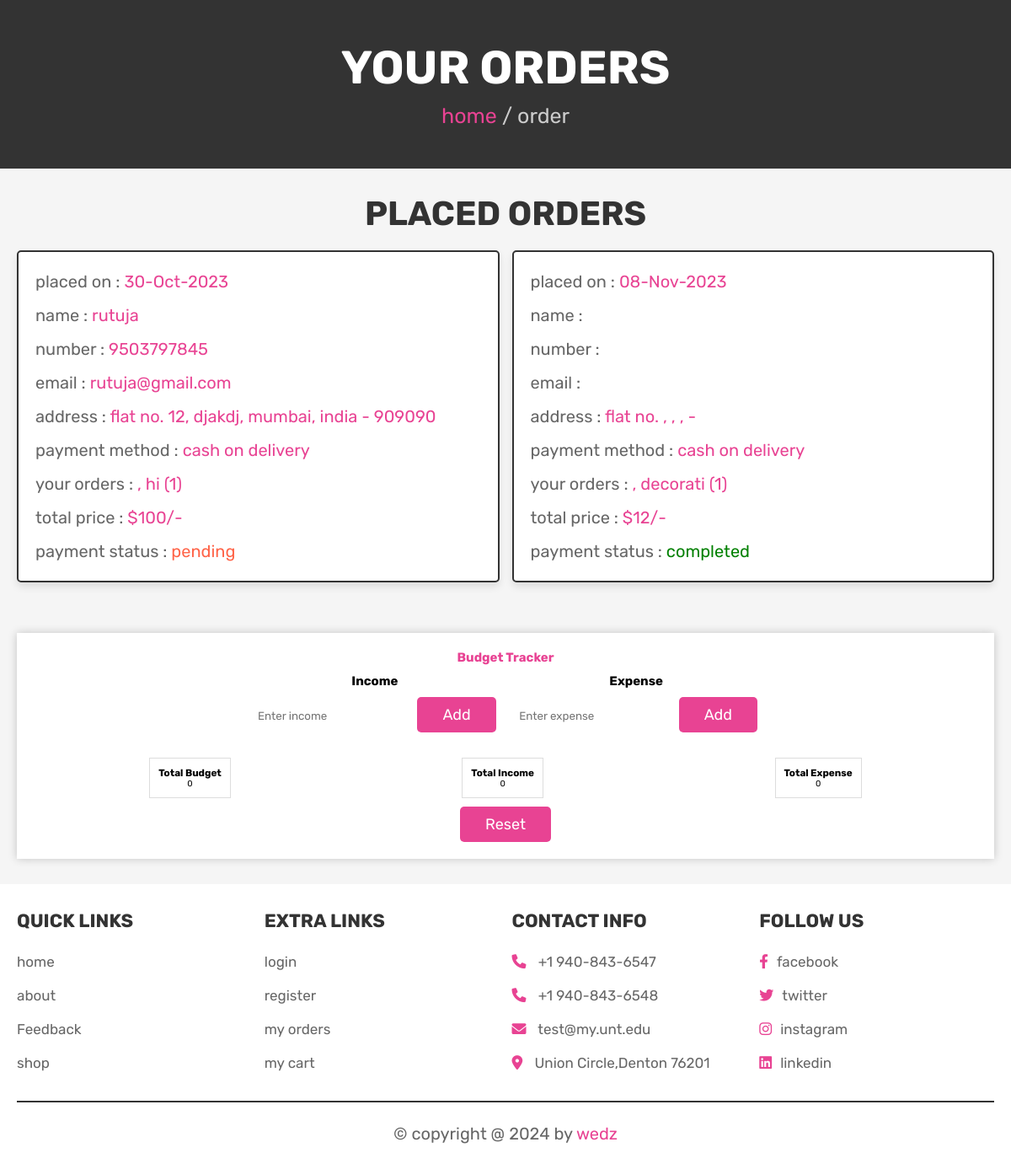
/orders.php (signed in), run on the app's committed database.
### tables this page shows
CREATE TABLE IF NOT EXISTS `orders` (
  `id` int(100) NOT NULL AUTO_INCREMENT,
  `user_id` int(100) NOT NULL,
  `wdate` date NOT NULL,
  `name` varchar(100) NOT NULL,
  `number` varchar(12) NOT NULL,
  `email` varchar(100) NOT NULL,
  `method` varchar(50) NOT NULL,
  `address` varchar(500) NOT NULL,
  `total_products` varchar(1000) NOT NULL,
  `total_price` int(100) NOT NULL,
  `placed_on` varchar(50) NOT NULL,
  `payment_status` varchar(20) NOT NULL DEFAULT 'pending',
  PRIMARY KEY (`id`)
);

### orders.php (the view, shortened to what this page needs)
<?php
$user_id = $_SESSION['user_id'];
?>
<!DOCTYPE html>
<html lang="en">
<head>
   <link rel="stylesheet" href="https://cdnjs.cloudflare.com/ajax/libs/font-awesome/6.0.0/css/all.min.css">
   <link rel="stylesheet" href="css/style.css">
</head>
<body>
<section class="heading">
    <h3>your orders</h3>
    <p> <a href="home.php">home</a> / order </p>
</section>
<section class="placed-orders">
    <h1 class="title">placed orders</h1>
    <div class="box-container">
    <?php
        $select_orders = mysqli_query($conn, "SELECT * FROM `orders` WHERE user_id = '$user_id'") or die('query failed');
        if(mysqli_num_rows($select_orders) > 0){
            while($fetch_orders = mysqli_fetch_assoc($select_orders)){
    ?>
    <div class="box">
        <p> placed on : <span><?php echo $fetch_orders['placed_on']; ?></span> </p>
        <p> name : <span><?php echo $fetch_orders['name']; ?></span> </p>
        <p> number : <span><?php echo $fetch_orders['number']; ?></span> </p>
        <p> email : <span><?php echo $fetch_orders['email']; ?></span> </p>
        <p> address : <span><?php echo $fetch_orders['address']; ?></span> </p>
        <p> payment method : <span><?php echo $fetch_orders['method']; ?></span> </p>
        <p> your orders : <span><?php echo $fetch_orders['total_products']; ?></span> </p>
        <p> total price : <span>$<?php echo $fetch_orders['total_price']; ?>/-</span> </p>
        <p> payment status : <span style="color:<?php if($fetch_orders['payment_status'] == 'pending'){echo 'tomato'; }else{echo 'green';} ?>"><?php echo $fetch_orders['payment_status']; ?></span> </p>
    </div>
    <?php
        }
    }else{
        echo '<p class="empty">no orders placed yet!</p>';
    }
    ?>
</div>
</section>
<section >
<div class="budget-container">
    <h1 style="color: #e84293;">Budget Tracker</h1>
    <div class="budget-summary">
        <div class="income">
            <h2>Income</h2>
            <input type="number" id="income-amount" placeholder="Enter income">
            <button class="btn" onclick="addIncome()">Add</button>
        </div>
        <div class="expense">
            <h2>Expense</h2>
            <input type="number" id="expense-amount" placeholder="Enter expense">
            <button class="btn" onclick="addExpense()">Add</button>
        </div>
    </div>
    <div class="budget-details">
        <div class="total">
            <h3>Total Budget</h3>
            <p id="total-budget">0</p>
        </div>
        <div class="income-total">
            <h3>Total Income</h2>
            <p id="income-total">0</p>
        </div>
        <div class="expense-total">
            <h3>Total Expense</h2>
            <p id="expense-total">0</p>
        </div>
    </div>
    <button class="btn" id="reset-button" onclick="resetBudget()">Reset</button>
    </div>
    </section>
<?php @include 'footer.php'; ?>
</body>
</html>

### css/style.css (style rules this page uses)
:root { --pink:#e84393; --red:#c0392b; --orange:#f39c12; --black:#333; --white:#fff; --light-color:#666; --light-white:#ccc; --light-bg:#f5f5f5; --border:.2rem solid var(--black); --box-shadow:0 .5rem 1rem rgba(0,0,0,.1); }
* { font-family: 'Rubik', sans-serif; margin:0; padding:0; box-sizing: border-box; outline: none; border:none; text-decoration: none; transition:all .2s linear; }
html { font-size: 62.5%; overflow-x: hidden; scroll-behavior: smooth; scroll-padding-top: 6.5rem; }
body { background: var(--light-bg); }
section { padding:3rem 2rem; }
.btn, .delete-btn, .option-btn { display: inline-block; border-radius: .5rem; margin-top: 1rem; font-size: 1.8rem; color:var(--white); cursor: pointer; padding:1rem 3rem; text-transform: capitalize; }
.btn { background-color: var(--pink); }
.heading { display: flex; flex-flow: column; align-items: center; justify-content: center; gap:1rem; background-color: var(--black); text-align: center; min-height: 25vh; }
.heading h3 { font-size: 5.5rem; color:var(--white); text-transform: uppercase; }
.heading p { font-size: 2.5rem; color:var(--light-white); }
.heading p a { color:var(--pink); }
.title { text-align: center; margin-bottom: 2rem; color:var(--black); text-transform: uppercase; font-size: 4rem; }
.placed-orders .box-container { max-width: 1200px; margin:0 auto; display: flex; flex-wrap: wrap; gap:1.5rem; align-items: flex-start; }
.placed-orders .box-container .box { background-color: var(--white); padding:1rem 2rem; border:var(--border); box-shadow: var(--box-shadow); flex:1 1 40rem; border-radius: .5rem; }
.placed-orders .box-container .box p { margin: 1rem 0; font-size: 2rem; line-height: 1.5; color:var(--light-color); }
.placed-orders .box-container .box p span { color:var(--pink); }

### orders.php (style rules this page uses)
.budget-container { max-width: 1200px; margin: 0 auto; background-color: #fff; box-shadow: 0 0 10px rgba(0, 0, 0, 0.2); padding: 20px; text-align: center; }
h1 { color: #0074D9; }
.income, .expense { display: inline-block; margin: 10px; }
input { padding: 5px; }
button { padding: 5px 10px; background-color: #0074D9; color: #fff; border: none; cursor: pointer; }
.budget-details { display: flex; justify-content: space-around; margin-top: 20px; }
.total, .income-total, .expense-total { border: 1px solid #ddd; padding: 10px; }

### data on the page
orders: placed_on "30-Oct-2023", name "rutuja", number "9503797845", email "rutuja@gmail.com", address "flat no. 12, djakdj, mumbai, india - 909090", method "cash on delivery", total_products ", hi (1)", total_price "100", payment_status "pending"
orders: placed_on "08-Nov-2023", address "flat no. , , , -", method "cash on delivery", total_products ", decorati (1)", total_price "12", payment_status "completed"
